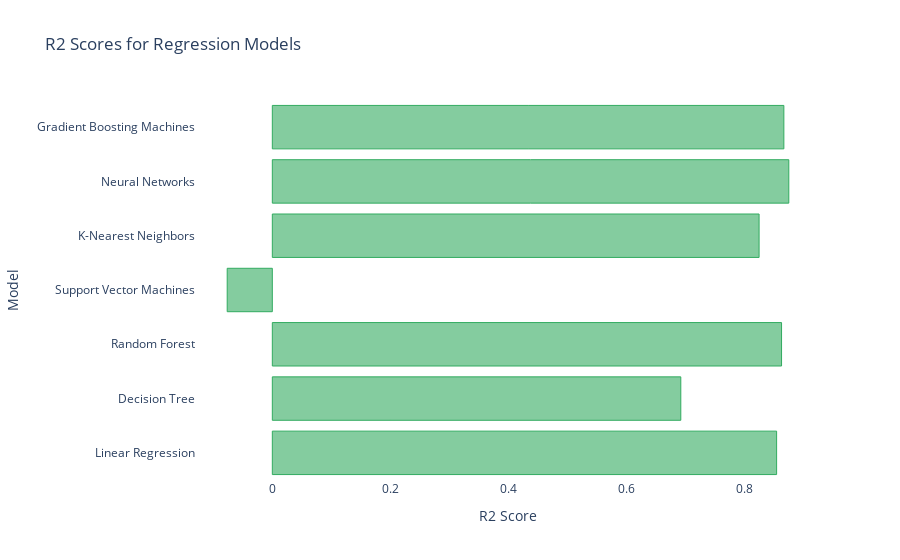

The notebook cell this image was saved under:
### Code cell
import plotly.graph_objects as go

# Define the model names and corresponding R2 scores
model_names = ['Linear Regression', 'Decision Tree', 'Random Forest', 'Support Vector Machines',
               'K-Nearest Neighbors', 'Neural Networks', 'Gradient Boosting Machines']
r2_scores = [r2_score(y_test, lr_y_pred), r2_score(y_test, dt_y_pred), r2_score(y_test, rf_y_pred),
             r2_score(y_test, svm_y_pred), r2_score(y_test, knn_y_pred), r2_score(y_test, y_pred),
             r2_score(y_test, gbm_y_pred)]

# Create the bar chart for R2 scores
fig = go.Figure(go.Bar(
            x=r2_scores,
            y=model_names,
            orientation='h',
            marker=dict(
                color='rgba(50, 171, 96, 0.6)',
                line=dict(
                    color='rgba(50, 171, 96, 1.0)',
                    width=1)
            )
        ))

# Set the layout for R2 chart
fig.update_layout(
    title='R2 Scores for Regression Models',
    xaxis=dict(title='R2 Score'),
    yaxis=dict(title='Model'),
    plot_bgcolor='rgba(0, 0, 0, 0)',
    paper_bgcolor='rgba(0, 0, 0, 0)'
)

# Show the R2 chart
fig.show()

### Figure 1 — Plotly figure (JSON) as saved in the notebook; plotly's stock layout.template omitted (floating-point values rounded to 4 significant figures)
{"data": [{"marker": {"color": "rgba(50, 171, 96, 0.6)", "line": {"color": "rgba(50, 171, 96, 1.0)", "width": 1}}, "orientation": "h", "type": "bar", "x": [0.8539, 0.6917, 0.8622, -0.07641, 0.8242, 0.8745, 0.8662], "y": ["Linear Regression", "Decision Tree", "Random Forest", "Support Vector Machines", "K-Nearest Neighbors", "Neural Networks", "Gradient Boosting Machines"]}], "layout": {"paper_bgcolor": "rgba(0, 0, 0, 0)", "plot_bgcolor": "rgba(0, 0, 0, 0)", "title": {"text": "R2 Scores for Regression Models"}, "xaxis": {"title": {"text": "R2 Score"}}, "yaxis": {"title": {"text": "Model"}}}}
